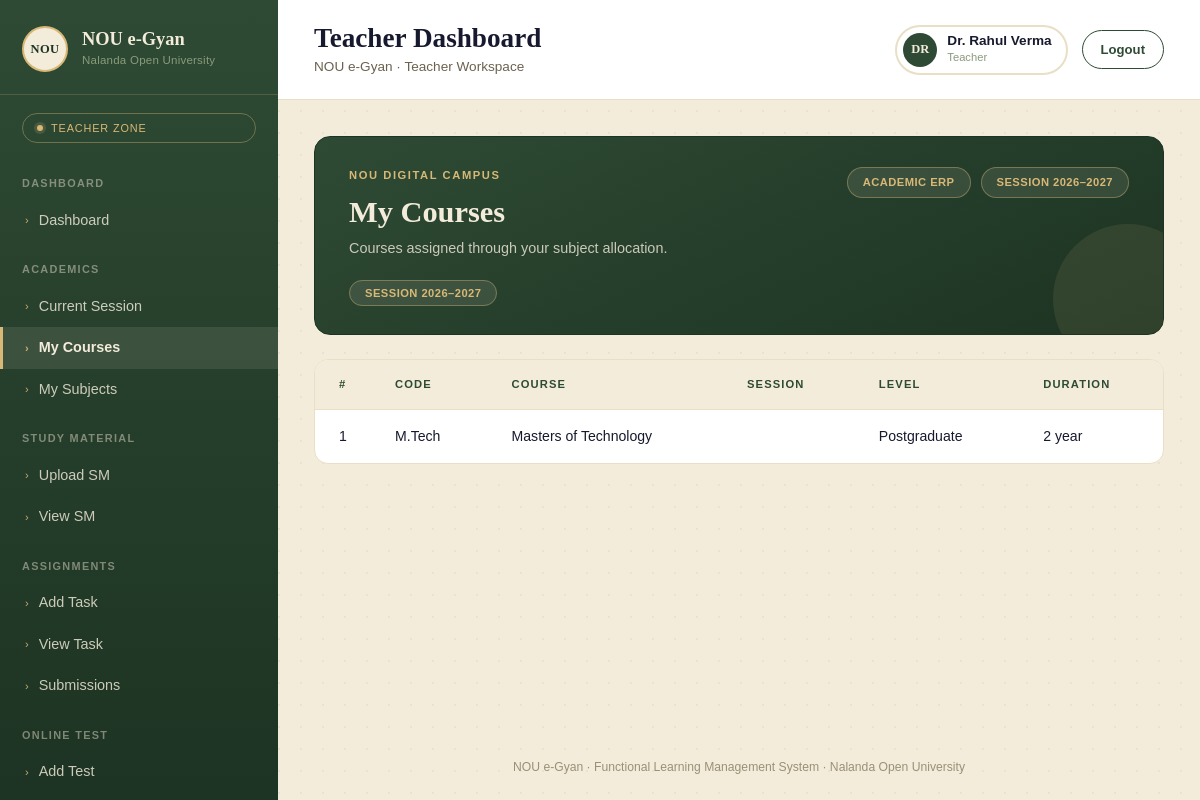
The app's page /teacher/courses (signed in) with its own data.
### myapp/models.py (models this page shows, shortened)
class AddTeacher(models.Model):
    user=models.OneToOneField(
        User,
        on_delete=models.CASCADE,
        related_name="Teacher"
    )
    id=models.IntegerField(primary_key=True,auto_created=True)
    employee_id=models.CharField(max_length=20,blank=None,null=True)
    teacher_name=models.CharField(max_length=50)
    email=models.EmailField(max_length=50,blank=None,null=True)
    mobile=models.CharField(max_length=13,blank=None,null=True)
    department=models.CharField(max_length=50,blank=None,null=True)
    designation=models.CharField(max_length=50,blank=None,null=True)
    username=models.CharField(max_length=50,blank=None,null=True)
    password=models.CharField(max_length=50,blank=None,null=True)
    status=models.CharField(max_length=20,blank=None,null=True)
    Dor=models.DateTimeField(null=True)
    Dou=models.DateTimeField(null=True)
    Dod=models.DateTimeField(null=True)

class AddCourse(models.Model):
    id=models.IntegerField(primary_key=True,auto_created=True)
    academic_session=models.CharField(max_length=20,blank=None,null=True)
    course_code=models.CharField(max_length=20,blank=None,null=True)
    course_name=models.CharField(max_length=50,blank=None,null=True)
    level=models.CharField(max_length=50,blank=None,null=True)
    duration=models.CharField(max_length=10,blank=None,null=True)
    status=models.CharField(max_length=10,blank=None,null=True)
    description=models.CharField(max_length=100,blank=None,null=True)
    Dor=models.DateTimeField(null=True)
    Dou=models.DateTimeField(null=True)
    Dod=models.DateTimeField(null=True)

### myapp/views.py (the view)
# urls.py: path('teacher/courses',views.t_my_courses,name="t_my_courses"),
@cache_control(no_cache=True,must_revalidate=True,no_store=True)
@login_required
def t_my_courses(request):
    teacher = AddTeacher.objects.get(user=request.user)
    subjects = AddSubject.objects.filter(teacher=teacher.teacher_name)
    courses = AddCourse.objects.filter(course_name__in=subjects.values_list('course', flat=True))
    return render(request, 'teacher/mycourses.html', {'teacher': teacher,'courses': courses,'subjects': subjects,})

### myapp/templates/teacher/mycourses.html (shortened to what this page needs)
{% extends "teacher/base.html" %} {% block content %}
<div class="content">
  <div class="ms-wrap">
    <div class="ms-hero">
      <div class="ms-hero-top">
        <div>
          <div class="ms-eyebrow">NOU DIGITAL CAMPUS</div>
          <h1 class="ms-title">My Courses</h1>
          <div class="ms-desc">
            Courses assigned through your subject allocation.
          </div>
        </div>
        <div class="ms-chips">
          <span class="ms-chip">ACADEMIC ERP</span>
          <span class="ms-chip">SESSION 2026–2027</span>
        </div>
      </div>
      <div class="ms-hero-badge">
        <span class="ms-chip">SESSION 2026–2027</span>
      </div>
    </div>
    <div class="ms-panel">
      <table class="ms-table">
        <thead>
          <tr>
            <th style="width: 56px">#</th>
            <th>CODE</th>
            <th>COURSE</th>
            <th>SESSION</th>
            <th>LEVEL</th>
            <th>DURATION</th>
          </tr>
        </thead>
        <tbody>
          {% for c in courses %}
        <tr>
          <td>{{ forloop.counter }}</td>
          <td>{{ c.course_code }}</td>
          <td>{{ c.course_name }}</td>
          <td>{{ c.session }}</td>
          <td>{{ c.level }}</td>
          <td>{{ c.duration }}</td>
        </tr>
        {% empty %}
          <tr>
            <td colspan="6" class="ms-empty">No assigned courses.</td>
          </tr>
          {% endfor %}
        </tbody>
      </table>
    </div>
  </div>
</div>
{% endblock content %}

### myapp/templates/teacher/includes/navbar.html (shortened to what this page needs)
<header class="topbar">
  <div style="display: flex; align-items: center; gap: 14px">
    <div>
      <h1 class="page-title">Teacher Dashboard</h1>
      <div class="page-sub">NOU e-Gyan · Teacher Workspace</div>
    </div>
  </div>
  <div class="topbar-right">
    <div class="profile-chip">
      <div class="profile-avatar">{{ request.user.Teacher.teacher_name|slice:":2"|upper }}</div>
      <div>
        <div class="profile-name">{{ request.user.Teacher.teacher_name }}</div>
        <div class="profile-role">Teacher</div>
      </div>
    </div>
    <a href="{% url "logout" %}"><button class="logout-btn">Logout</button></a>
  </div>
</header>

### myapp/static/css/teacher.css (style rules this page uses)
:root { --ink: #171A2E; --ink-soft: #262B48; --brick: #2E4A34; --brick-deep: #1D3323; --parchment: #F3ECDA; --parchment-2:#E9DFC5; --brass: #B8863B; --brass-soft: #D8B876; --sage: #8A9B7C; --ink-text: #2A2418; --font-display: 'Cinzel', serif; --font-body: 'Work Sans', sans-serif; --sidebar-w: 278px; --ok: #4F7A5C; --warn: #B8863B; padding-top: env(safe-area-inset-top, 0px); padding-bottom: env(safe-area-inset-bottom, 0px); }
* { box-sizing: border-box; }
html,body { height:100%; }
body { margin:0; font-family: var(--font-body); background: var(--parchment); color: var(--ink-text); -webkit-font-smoothing: antialiased; }
a { text-decoration:none; color:inherit; }
button { font-family: inherit; }
.topbar { display:flex; align-items:center; justify-content:space-between; gap:20px; padding: 22px clamp(20px, 3vw, 44px); border-bottom: 1px solid var(--parchment-2); background: #fff; position: sticky; top:0; z-index:5; padding-top: calc(22px + env(safe-area-inset-top, 0px)); }
.page-title { font-family: var(--font-display); font-weight:600; font-size: clamp(1.35rem, 2.4vw, 1.7rem); color: var(--ink); margin:0; }
.page-sub { font-size:0.85rem; color: #6B6250; margin-top:2px; }
.topbar-right { display:flex; align-items:center; gap:14px; }
.profile-chip { display:flex; align-items:center; gap:10px; padding: 6px 14px 6px 6px; border: 2px solid var(--parchment-2); border-radius: 999px; }
.profile-avatar { width:34px; height:34px; border-radius:50%; background: var(--brick); color: var(--parchment); display:flex; align-items:center; justify-content:center; font-family: var(--font-display); font-size:0.78rem; font-weight:700; }
.profile-name { font-size:0.85rem; font-weight:600; color: var(--ink); line-height:1.1; }
.profile-role { font-size:0.7rem; color: var(--sage); }
.logout-btn { border:1px solid var(--brick); color: var(--brick); background: transparent; padding: 9px 18px; border-radius: 999px; font-size:0.82rem; font-weight:600; cursor:pointer; transition: background .15s ease, color .15s ease; }
.content { padding: clamp(20px, 3vw, 44px); flex:1; }

### myapp/templates/teacher/mycourses.html (style rules this page uses)
:root { --ink: #171a2e; --brick: #2e4a34; --brick-deep: #1d3323; --parchment: #f3ecda; --parchment-2: #e9dfc5; --brass: #b8863b; --brass-soft: #d8b876; --ink-text: #2a2418; --font-display: "Cinzel", serif; --font-body: "Work Sans", sans-serif; }
.ms-wrap { font-family: var(--font-body); color: var(--ink-text); }
.ms-hero { position: relative; overflow: hidden; border-radius: 16px; padding: 30px 34px; background: linear-gradient( 155deg, var(--brick) 0%, var(--brick-deep) 100% ); border: 1px solid var(--brick-deep); color: var(--parchment); margin-bottom: 24px; }
.ms-hero::after { content: ""; position: absolute; right: -40px; bottom: -40px; width: 150px; height: 150px; border-radius: 50%; background: rgba(216, 184, 118, 0.1); }
.ms-hero-top { display: flex; align-items: flex-start; justify-content: space-between; gap: 16px; position: relative; z-index: 1; flex-wrap: wrap; }
.ms-eyebrow { font-size: 0.7rem; letter-spacing: 0.14em; font-weight: 700; color: var(--brass-soft); margin-bottom: 10px; }
.ms-title { font-family: var(--font-display); font-weight: 600; font-size: clamp(1.5rem, 2.8vw, 1.9rem); margin: 0 0 8px; line-height: 1.2; }
.ms-desc { font-size: 0.9rem; color: rgba(243, 236, 218, 0.8); max-width: 520px; }
.ms-chips { display: flex; gap: 10px; flex-wrap: wrap; }
.ms-chip { background: rgba(243, 236, 218, 0.1); border: 1px solid rgba(216, 184, 118, 0.4); color: var(--brass-soft); font-size: 0.7rem; font-weight: 700; letter-spacing: 0.04em; padding: 6px 15px; border-radius: 999px; white-space: nowrap; }
.ms-hero-badge { position: relative; z-index: 1; margin-top: 20px; display: inline-block; }
.ms-panel { background: #fff; border: 1px solid var(--parchment-2); border-radius: 14px; overflow: hidden; }
.ms-table { width: 100%; border-collapse: collapse; }
.ms-table thead th { text-align: left; font-size: 0.7rem; letter-spacing: 0.1em; color: var(--brick); font-weight: 700; padding: 16px 24px; border-bottom: 1px solid var(--parchment-2); background: var(--parchment); }
.ms-table tbody td { padding: 16px 24px; font-size: 0.88rem; border-bottom: 1px solid var(--parchment-2); color: var(--ink); }
.ms-table tbody tr:last-child td { border-bottom: none; }

### records on screen
AddCourse: course_code "M.Tech", course_name "Masters of Technology", level "Postgraduate", duration "2 year"

### other values on screen
{{ request.user.Teacher.teacher_name|slice:":2"|upper }} "DR"
{{ request.user.Teacher.teacher_name }} "Dr. Rahul Verma"
